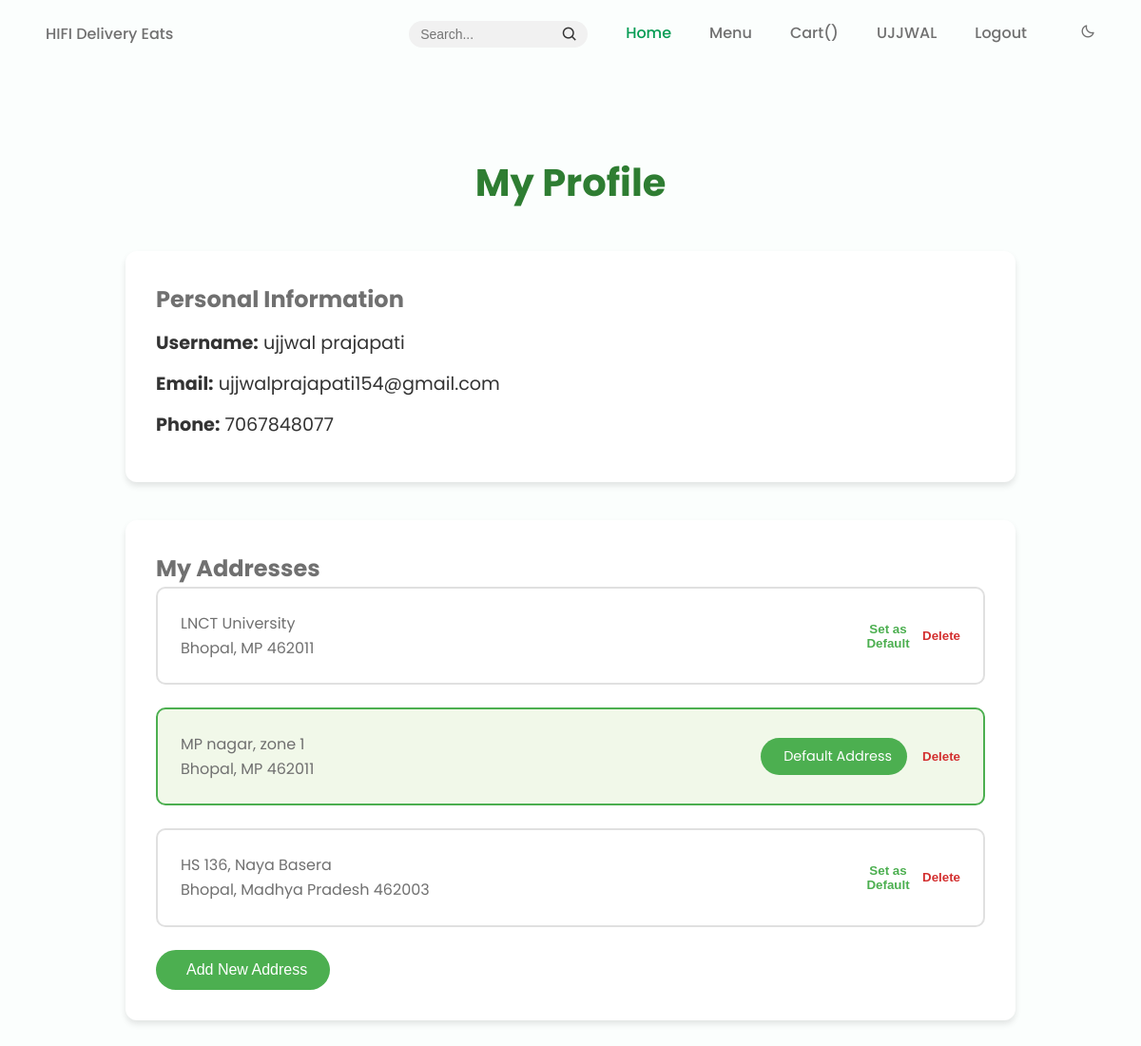
The app's page /user/profile (signed in) with its own data.
### models.py (models this page shows, shortened)
class Customer(UserMixin, db.Model):
    __tablename__ = 'customer'
    id = db.Column(db.Integer, primary_key=True)
    username = db.Column(db.String(100))
    email = db.Column(db.String(100), unique=True)
    phone = db.Column(db.Integer,unique=True, nullable=False)
    password = db.Column(db.String(100), nullable=False)
    addresses = db.relationship("Address", backref="customer", lazy=True)
    orders = db.relationship("Order", back_populates="user", foreign_keys="Order.user_id")  # Orders placed by the user

class Address(db.Model):
    __tablename__ = 'address'
    id = db.Column(db.Integer, primary_key=True)
    customer_id = db.Column(db.Integer, db.ForeignKey('customer.id'), nullable=False)
    address_line = db.Column(db.String(255), nullable=False)
    city = db.Column(db.String(50), nullable=False)
    state = db.Column(db.String(50), nullable=False)
    zip_code = db.Column(db.String(20), nullable=False)
    is_preferred = db.Column(db.Boolean, default=False)

### routes/customer_routes.py (the view)
    @app.route('/user/profile')
    @login_required
    def customer():
        return render_template('user/profile.html', user=current_user)

### templates/user/profile.html (shortened to what this page needs)
{% extends "index.html" %}
{% block css %}
{{ super() }}
<link rel="stylesheet" href="{{ url_for('static', filename='css/user/profile.css') }}">
{% endblock css %}
{% block content %}
<div class="profile-container">
    <div class="profile-header">
        <h1>My Profile</h1>
    </div>
    <div class="profile-section user-details">
        <h2>Personal Information</h2>
        <div class="user-info">
            <p><strong>Username:</strong> {{ current_user.username }}</p>
            <p><strong>Email:</strong> {{ current_user.email }}</p>
            <p><strong>Phone:</strong> {{ current_user.phone }}</p>
        </div>
    </div>
    <div class="profile-section addresses">
        <h2>My Addresses</h2>
        <div class="addresses-list">
            {% for address in current_user.addresses %}
            <div class="address-card {% if address.is_preferred %}preferred{% endif %}">
                <div class="address-content">
                    <p>{{ address.address_line }}</p>
                    <p>{{ address.city }}, {{ address.state }} {{ address.zip_code }}</p>
                </div>
                <div class="address-actions">
                    {% if address.is_preferred %}
                    <span class="preferred-badge"> Default Address</span>
                    {% else %}
                    <button class="btn-make-preferred" data-address-id="{{ address.id }}">
                         Set as Default
                    </button>
                    {% endif %}
                    <button class="btn-delete-address" data-address-id="{{ address.id }}">
                         Delete
                    </button>
                </div>
            </div>
            {% endfor %}
        </div>
        <button id="btn-add-address" class="btn-primary">
             Add New Address
        </button>
    </div>
</div>
{% endblock %}

### templates/index.html (shortened to what this page needs)
<!DOCTYPE html>
<html lang="en">
  <head>
    {% block css %}
    <link rel="stylesheet" href="/css/index.css" />
    {% endblock css %}
    <link
      href="https://cdn.jsdelivr.net/npm/boxicons@2.0.5/css/boxicons.min.css"
      rel="stylesheet"
    />
  </head>
  <body>
    <header class="l-header" id="header">
      <nav class="nav bd-container">
        <a href="#" class="nav__logo">HIFI Delivery Eats</a>
        <div class="nav__menu" id="nav-menu">
          <ul class="nav__list">
            <li class="nav__item">
              <form class="search-form">
                <input
                  type="text"
                  class="search-input"
                  placeholder="Search..."
                  aria-label="Search"
                />
                <button type="submit" class="search-button">
                  <i class="bx bx-search"></i>
                </button>
              </form>
            </li>
            <li class="nav__item">
              <a href="{{ url_for('index') }}" class="nav__link active-link"
                >Home</a
              >
            </li>
            <li class="nav__item">
              <a href="{{ url_for('show_menu') }}" class="nav__link">Menu</a>
            </li>
            <li class="nav__item">
              <a href="#" class="nav__link">
                Cart()
              </a>
            </li>
            {% if user %}
            <li class="nav__item">
              <a href="{{ url_for('customer') }}" class="nav__link">
                {{ user.username.split()[0] | upper }}
              </a>
            </li>
            <li class="nav__item">
              <a href="{{ url_for('logout') }}" class="nav__link">Logout</a>
            </li>
            {% else %}
            <li class="nav__item">
              <a href="/signin" class="nav__link">Sign In</a>
            </li>
            {% endif %}
            <li class="nav__item">
              <i class="bx bx-moon change-theme" id="theme-button"></i>
            </li>
          </ul>
        </div>
      </nav>
    </header>
    <main class="l-main">{% block content %}{% endblock content %}</main>
  </body>
</html>

### static/css/index.css (style rules this page uses)
:root { --header-height: 3rem; --first-color: #069c54; --first-color-alt: #048654; --title-color: #393939; --text-color: #707070; --text-color-light: #a6a6a6; --body-color: #fbfefd; --container-color: #ffffff; --body-font: "Poppins", sans-serif; --biggest-font-size: 2.25rem; --h1-font-size: 1.5rem; --h2-font-size: 1.25rem; --h3-font-size: 1rem; --normal-font-size: 0.938rem; --small-font-size: 0.813rem; --smaller-font-size: 0.75rem; --font-medium: 500; --font-semi-bold: 600; --mb-1: 0.5rem; --mb-2: 1rem; --mb-3: 1.5rem; --mb-4: 2rem; --mb-5: 2.5rem; --mb-6: 3rem; --z-tooltip: 10; --z-fixed: 100; }
@media screen and (min-width: 768px) { :root { --biggest-font-size: 4rem; --h1-font-size: 2.25rem; --h2-font-size: 1.5rem; --h3-font-size: 1.25rem; --normal-font-size: 1rem; --small-font-size: 0.875rem; --smaller-font-size: 0.813rem; } }
html { scroll-behavior: smooth; }
body { margin: var(--header-height) 0 0 0; font-family: var(--body-font); font-size: var(--normal-font-size); background-color: var(--body-color); color: var(--text-color); line-height: 1.6; }
h1, h2, h3, p, ul { margin: 0; }
ul { padding: 0; list-style: none; }
a { text-decoration: none; }
.bd-container { max-width: 960px; width: calc(100% - 2rem); margin-left: var(--mb-2); margin-right: var(--mb-2); }
.l-header { width: 100%; position: fixed; top: 0; left: 0; z-index: var(--z-fixed); background-color: var(--body-color); }
.nav { max-width: 1104px; height: var(--header-height); display: flex; justify-content: space-between; align-items: center; }
.nav__item { margin-bottom: var(--mb-2); }
.nav__link, .nav__logo, .nav__toggle { color: var(--text-color); font-weight: var(--font-medium); }
.nav__link { transition: 0.3s; }
.active-link { color: var(--first-color); }
@media screen and (min-width: 768px) { body { margin: 0; } }
@media screen and (min-width: 768px) { .nav { height: calc(var(--header-height) + 1.5rem); } }
@media screen and (min-width: 768px) { .nav__list { display: flex; } }
@media screen and (min-width: 768px) { .nav__item { margin-left: var(--mb-5); margin-bottom: 0; } }
@media screen and (min-width: 768px) { .change-theme { position: initial; margin-left: var(--mb-2); } }
@media screen and (min-width: 960px) { .bd-container { margin-left: auto; margin-right: auto; } }
.search-form { display: flex; align-items: center; background-color: #f1f1f1; border-radius: 25px; padding: 5px 10px; }
.search-input { border: none; outline: none; background: transparent; font-size: 14px; width: 150px; transition: width 0.3s ease; }
.search-button { background: none; border: none; cursor: pointer; padding: 0; display: flex; align-items: center; justify-content: center; }
.search-button i { font-size: 18px; color: #333; }

### static/css/user/profile.css (style rules this page uses)
.profile-container { max-width: 1000px; margin: 10rem auto; padding: 0 2rem; max-height: 90vh; overflow-y: auto; border-radius: 12px; scrollbar-width: none; -ms-overflow-style: none; }
.profile-header { margin-bottom: 2.5rem; text-align: center; }
.profile-header h1 { color: #2e7d32; font-size: 2.5rem; margin-bottom: 1rem; }
.profile-section { background: #ffffff; border-radius: 12px; padding: 2rem; margin-bottom: 2.5rem; box-shadow: 0 4px 6px rgba(0, 0, 0, 0.1); transition: transform 0.2s ease; }
.user-info p { margin: 0.75rem 0; font-size: 1.2rem; color: #333; }
.addresses-list { display: grid; gap: 1.5rem; margin-bottom: 1.5rem; }
.address-card { border: 2px solid #e0e0e0; border-radius: 10px; padding: 1.5rem; display: flex; justify-content: space-between; align-items: center; transition: all 0.3s ease; }
.address-card.preferred { border-color: #4caf50; background-color: #f1f8e9; }
.preferred-badge { background: #4caf50; color: #ffffff; padding: 0.5rem 1rem; border-radius: 20px; font-size: 0.9rem; display: inline-flex; align-items: center; gap: 0.5rem; }
.address-actions { display: flex; gap: 1rem; align-items: center; }
.address-actions button { background: none; border: none; padding: 0.5rem; cursor: pointer; border-radius: 50%; width: 40px; height: 40px; display: flex; align-items: center; justify-content: center; transition: all 0.2s ease; }
.btn-delete-address { color: #d32f2f; font-weight: bold; }
.btn-make-preferred { color: #4caf50; font-weight: bold; }
.btn-primary { background: #4caf50; color: #ffffff; border: none; padding: 0.75rem 1.5rem; border-radius: 25px; cursor: pointer; font-size: 1rem; display: inline-flex; align-items: center; gap: 0.5rem; transition: all 0.3s ease; }

### records on screen
Customer: username "UJJWAL", username "ujjwal prajapati", email "ujjwalprajapati154@gmail.com", phone "7067848077"
Address: address_line "LNCT University", city "Bhopal", state "MP", zip_code "462011"
Address: address_line "MP nagar, zone 1", city "Bhopal", state "MP", zip_code "462011", is_preferred "Default Address"
Address: address_line "HS 136, Naya Basera", city "Bhopal", state "Madhya Pradesh", zip_code "462003"
